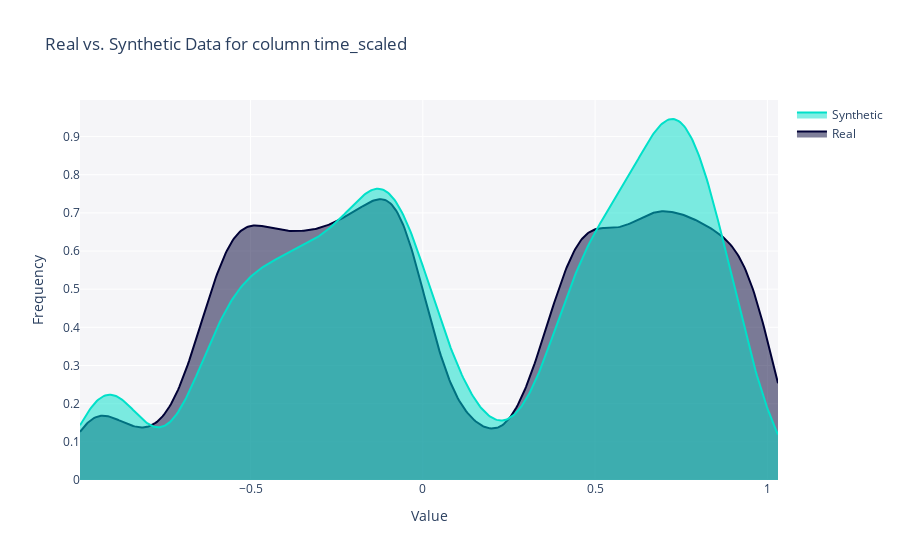

The notebook cell saved with this chart:
### Code cell
from sdv.evaluation.single_table import get_column_plot

fig = get_column_plot(
    real_data=df,
    synthetic_data=tvae_df,
    column_name='time_scaled',
    metadata=metadata
)
    
fig.show()

### Figure 1 — Plotly figure (JSON) as saved in the notebook; plotly's stock layout.template omitted (floating-point values rounded to 4 significant figures; data arrays with more than 128 entries replaced by an {"elided": "..."} marker saying what was removed)
{"data": [{"fill": "tozeroy", "hovertemplate": "<b>Real</b><br>Value: %{x}<br>Frequency: %{y}<extra></extra>", "legendgroup": "Real", "marker": {"color": "#000036"}, "mode": "lines", "name": "Real", "showlegend": true, "type": "scatter", "x": {"elided": "500 float values"}, "xaxis": "x", "y": {"elided": "500 float values"}, "yaxis": "y"}, {"fill": "tozeroy", "hovertemplate": "<b>Synthetic</b><br>Value: %{x}<br>Frequency: %{y}<extra></extra>", "legendgroup": "Synthetic", "marker": {"color": "#01E0C9"}, "mode": "lines", "name": "Synthetic", "showlegend": true, "type": "scatter", "x": {"elided": "500 float values"}, "xaxis": "x", "y": {"elided": "500 float values"}, "yaxis": "y"}], "layout": {"barmode": "overlay", "hovermode": "closest", "legend": {"traceorder": "reversed"}, "plot_bgcolor": "#F5F5F8", "title": {"text": "Real vs. Synthetic Data for column time_scaled"}, "xaxis": {"anchor": "y2", "domain": [0, 1], "title": {"text": "Value"}, "zeroline": false}, "yaxis": {"anchor": "free", "domain": [0, 1], "position": 0, "title": {"text": "Frequency"}}}}
